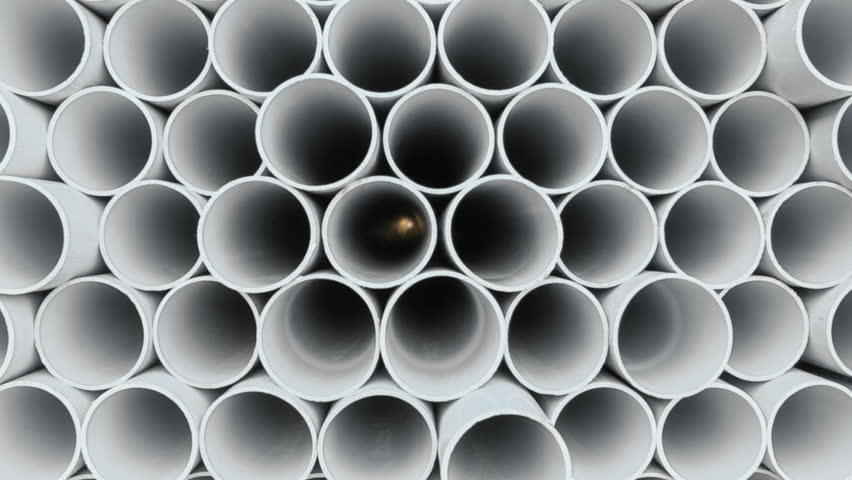
#> input picture Images/0.png, 852 x 480 px, given in place of 44.png, which was not available
$ python Denoise_CS_Grayscale.py   (Python 2 division)
#> lines starting #> are read from the running program, lines starting #| are printed output that depends on the picture; after the words box and inside, x2 and y2 are one past the last pixel; in counts of white or black regions, pixels touching at a corner belong together; pictures that were not available may be replaced by others from this repository, and a replacement may not be noted
import numpy as np
import cv2
from PIL import Image
from matplotlib import pyplot as plt


# Method to process the red band of the image
def normalizeRed(intensity):
    iI      = intensity
    minI    = 86
    maxI    = 230
    minO    = 0
    maxO    = 255
    iO      = (iI-minI)*(((maxO-minO)/(maxI-minI))+minO)
    return iO

# Method to process the green band of the image
def normalizeGreen(intensity):
    iI      = intensity
    minI    = 90
    maxI    = 225
    minO    = 0
    maxO    = 255
    iO      = (iI-minI)*(((maxO-minO)/(maxI-minI))+minO)
    return iO


# Method to process the blue band of the image
def normalizeBlue(intensity):
    iI      = intensity
    minI    = 100
    maxI    = 210
    minO    = 0
    maxO    = 255
    iO      = (iI-minI)*(((maxO-minO)/(maxI-minI))+minO)
    return iO

path_orig = 'C:\\Users\\harry\\Documents\\Github\\StrawCounting\\Images\\'
path_mdfd = 'C:\\Users\\harry\\Documents\\Github\\StrawCounting\\Images\\Modified\\'
path_l = []
for i in range(44):
    path_l.append(str(i+1))
print (path_l)

print(i)
img = cv2.imread(path_orig + path_l[i] + '.png')
#> img is the input picture: shape (480, 852, 3); mean B, G, R 137.5, 135.5, 131.9

dst = cv2.fastNlMeansDenoisingColored(img,None,10,10,7,21)


#plt.subplot(121),plt.imshow(img)
#plt.subplot(122),plt.imshow(dst)
cv2.imwrite(path_mdfd + path_l[i] + "_Denoise" + '.png',dst)

imageObject = Image.open(path_mdfd + path_l[i] + "_Denoise" + '.png')
#imageObject.save('C:\\Users\\harry\\Desktop\\Hackathon\\Images\\StrawHead3.png')

# Split the red, green andyblue bands from the Image

multiBands      = imageObject.split()


# Apply point operations that does contrast stretching on each color band
normalizedRedBand      = multiBands[0].point(normalizeRed)
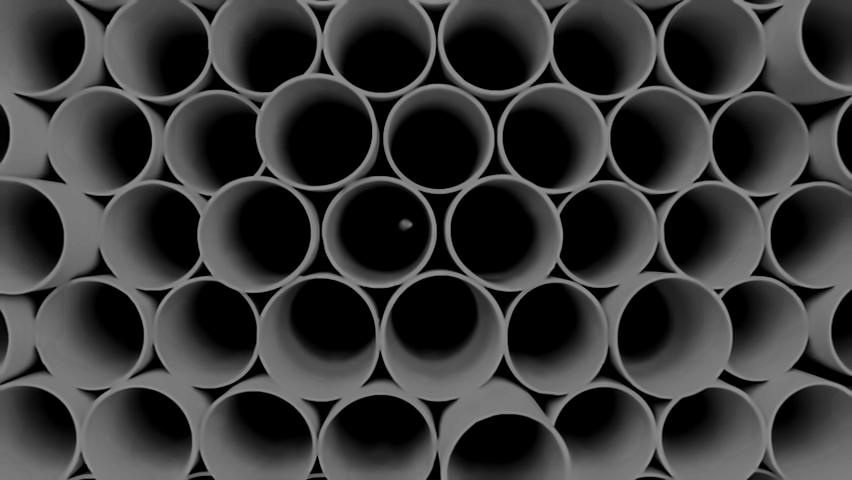
#> normalizedRedBand: PIL image 852x480 L; min 0, max 149, mean 55
normalizedGreenBand    = multiBands[1].point(normalizeGreen)
normalizedBlueBand     = multiBands[2].point(normalizeBlue)
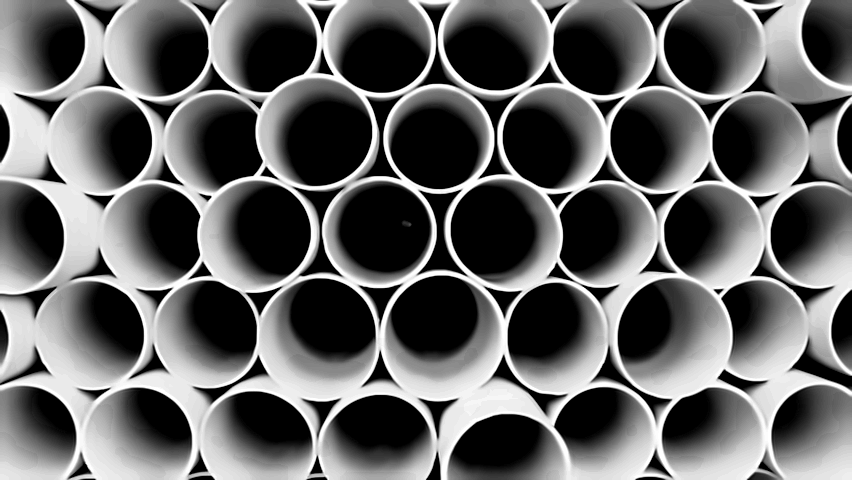
#> normalizedBlueBand: PIL image 852x480 L; min 0, max 255, mean 100


# Create a new image from the contrast stretched red, green and blue brands
normalizedImage = Image.merge("RGB", (normalizedRedBand, normalizedGreenBand, normalizedBlueBand))
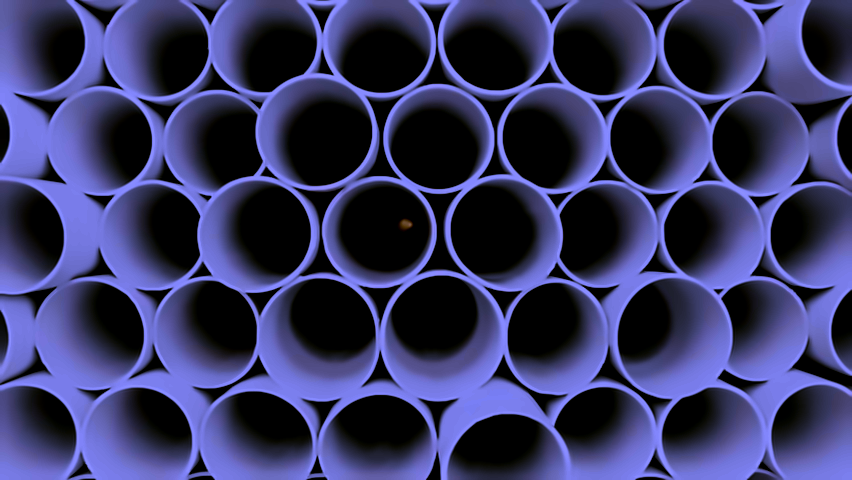
#> normalizedImage: PIL image 852x480 RGB; mean R, G, B 55, 55.8, 100


# Display the image before contrast stretching
#imageObject.show()


# Display the image after contrast stretching
#normalizedImage.show()


# Cconvert image to grayscale
normalizedImage1 = normalizedImage.convert("L")
#normalizedImage1.show()
normalizedImage1.save(path_mdfd + path_l[i] + '_Denoise_CS_GrayScale.png')

img = cv2.imread(path_mdfd + path_l[i] + '_Denoise_CS_GrayScale.png',0)
edges = cv2.Canny(img,200,100)
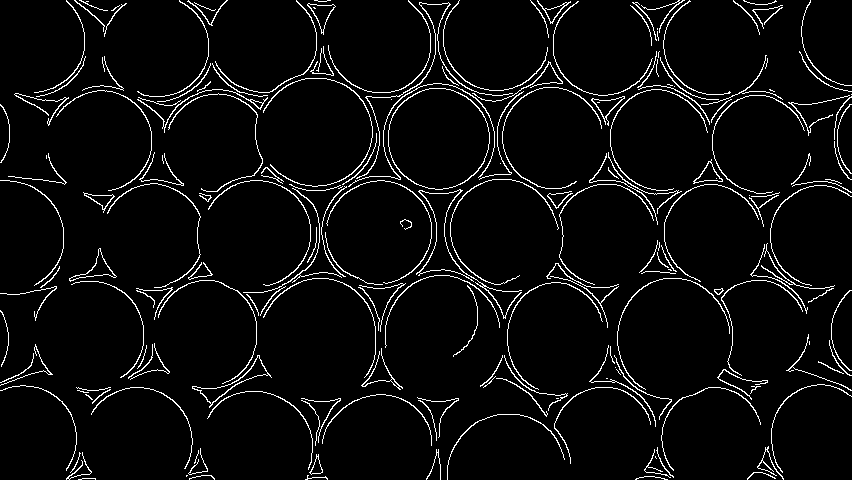
#> edges: shape (480, 852); 4.9% white in thin lines or dots

##plt.s ubplot(121),plt.imshow(img,cmap = 'gray')
##plt.title('Original Image'), plt.xticks([]), plt.yticks([])
##plt.subplot(122),plt.imshow(edges,cmap = 'gray')
##plt.title('Edge Image'), plt.xticks([]), plt.yticks([])


cv2.imwrite(path_mdfd + 'Canny\\' + path_l[i] + '_Denoise_CS_GrayScale_Canny.png', edges)

$ run again, on Images/12.png
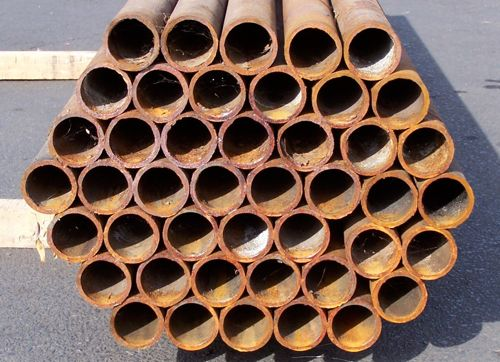
#> input picture Images/12.png, 500 x 362 px, given in place of 44.png, which was not available
#> img is the input picture: shape (362, 500, 3); mean B, G, R 89.1, 100.3, 124.5
#> `normalizedImage = Image.merge("RGB", (normalizedRedBand, normalizedGre..`:
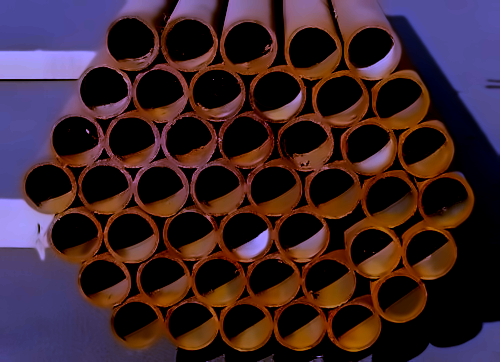
#> normalizedImage: PIL image 500x362 RGB; mean R, G, B 59.8, 36.5, 43.1
#> `edges = cv2.Canny(img,200,100)`:
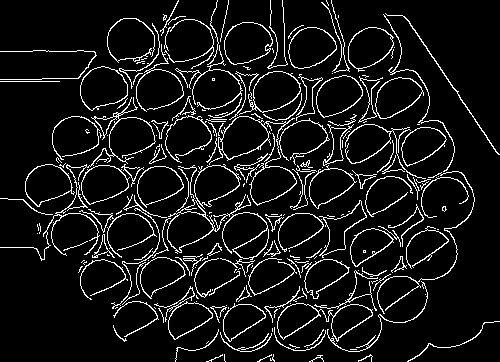
#> edges: shape (362, 500); 8.6% white in thin lines or dots

$ run again, on Images/14.png
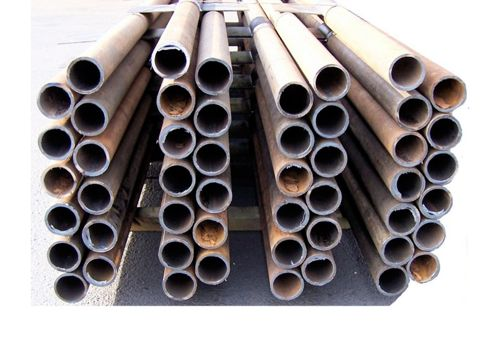
#> input picture Images/14.png, 500 x 360 px, given in place of 44.png, which was not available
#> img is the input picture: shape (360, 500, 3); mean B, G, R 151.6, 150.5, 155.7
#> `normalizedImage = Image.merge("RGB", (normalizedRedBand, normalizedGre..`:
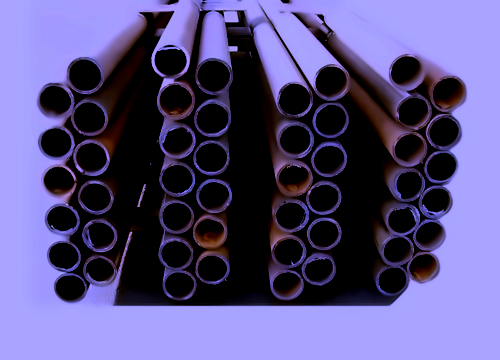
#> normalizedImage: PIL image 500x360 RGB; mean R, G, B 86.8, 80.2, 129
#> `edges = cv2.Canny(img,200,100)`:
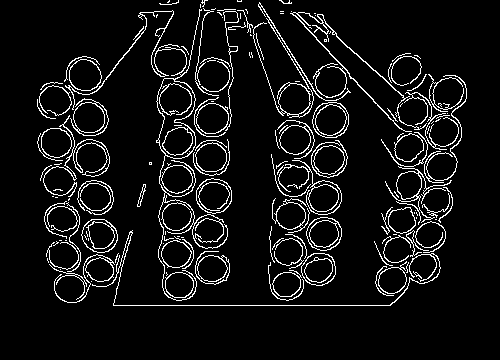
#> edges: shape (360, 500); 7.3% white in thin lines or dots, all inside (x1, y1, x2, y2) = (37, 0, 467, 306)
